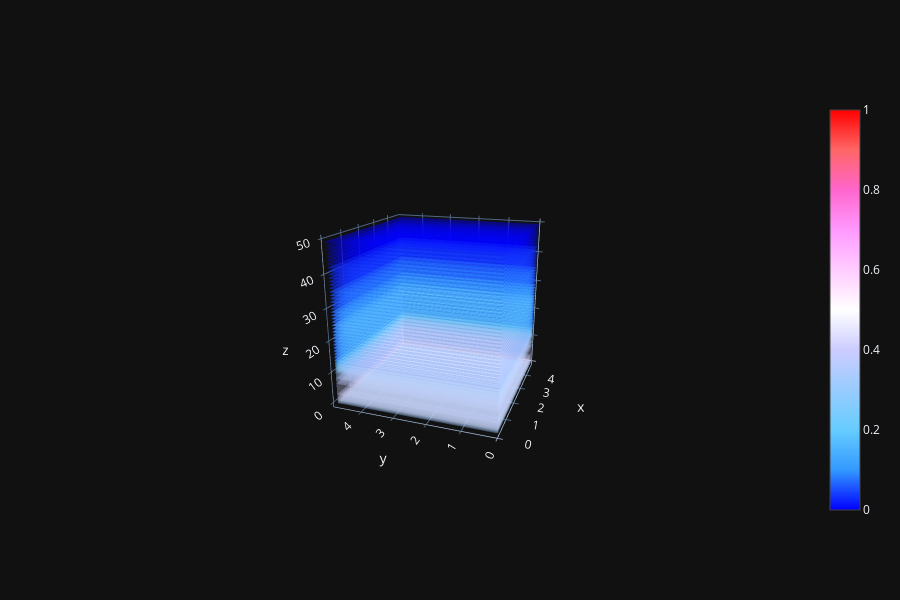

The notebook cell saved with this chart:
### Code cell
import plotly.graph_objects as go
X, Y, Z = np.array(phAr.iloc[:,0]), np.array(phAr.iloc[:,1]), np.array(phAr.iloc[:,2])
vol = np.array(phAr.iloc[:,3])
# vol = (X-1)**2 + (Y-1)**2 + Z**2

fig = go.Figure(data=go.Volume(
    x=X, y=Y, z=Z,
    value=vol,
    isomin= -1e-05,
    isomax=1.0,
    opacity=0.2,
    surface_count=25,
    colorscale='Picnic' #Blackbody,Bluered,Blues,Cividis,Earth,Electric,Greens,Greys,Hot,Jet,Picnic,Portland,Rainbow,RdBu,Reds,Viridis,YlGnBu,YlOrRd.
    ))
fig.update_layout(scene_xaxis_showticklabels=True,
                  scene_yaxis_showticklabels=True,
                  scene_zaxis_showticklabels=True,
                  template='plotly_dark', width=900, height=600)
fig.show()

### Figure 1 — Plotly figure (JSON) as saved in the notebook; plotly's stock layout.template omitted (floating-point values rounded to 4 significant figures; data arrays with more than 128 entries replaced by an {"elided": "..."} marker saying what was removed)
{"data": [{"colorscale": [[0, "rgb(0,0,255)"], [0.1, "rgb(51,153,255)"], [0.2, "rgb(102,204,255)"], [0.3, "rgb(153,204,255)"], [0.4, "rgb(204,204,255)"], [0.5, "rgb(255,255,255)"], [0.6, "rgb(255,204,255)"], [0.7, "rgb(255,153,255)"], [0.8, "rgb(255,102,204)"], [0.9, "rgb(255,102,102)"], [1, "rgb(255,0,0)"]], "isomax": 1, "isomin": -1e-05, "opacity": 0.2, "surface": {"count": 25}, "type": "volume", "value": {"elided": "40000 float values"}, "x": {"elided": "40000 float values"}, "y": {"elided": "40000 float values"}, "z": {"elided": "40000 float values"}}], "layout": {"height": 600, "scene": {"aspectmode": "auto", "aspectratio": {"x": 1, "y": 1, "z": 1}, "camera": {"center": {"x": 0, "y": 0, "z": 0}, "eye": {"x": -2.713, "y": -0.9746, "z": 0.9591}, "projection": {"type": "perspective"}, "up": {"x": 0, "y": 0, "z": 1}}, "xaxis": {"showticklabels": true, "type": "linear"}, "yaxis": {"showticklabels": true, "type": "linear"}, "zaxis": {"showticklabels": true, "type": "linear"}}, "width": 900}}
